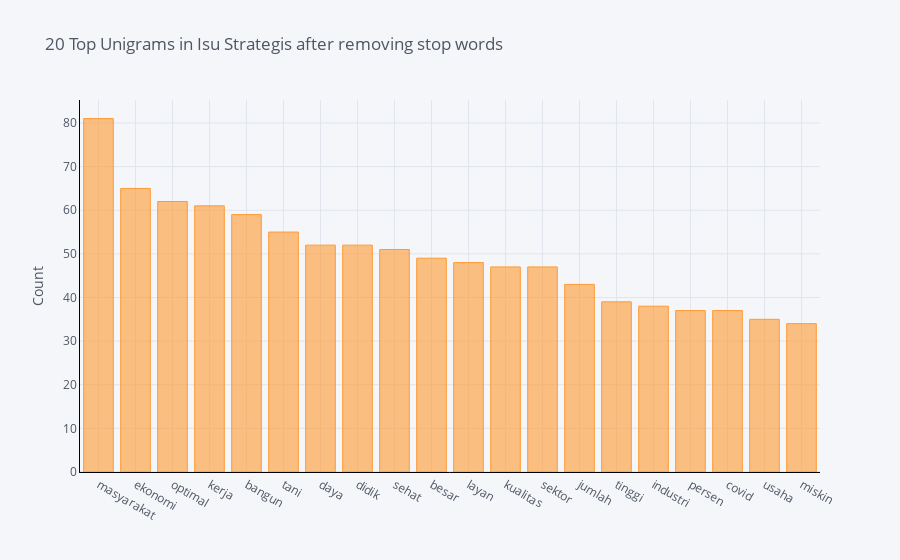

Write notebook code for a chart like this one.
### Code cell
#1 Kata
def get_top_n_unigram(corpus,n):
    vec = CountVectorizer().fit(corpus)
    bag_of_words = vec.transform(corpus)
    sum_words = bag_of_words.sum(axis=0) 
    words_freq = [(word, sum_words[0, idx]) for word, idx in vec.vocabulary_.items()]
    words_freq =sorted(words_freq, key = lambda x: x[1], reverse=True)
    return words_freq[:n]

df31 = get_top_n_unigram(dfstem['Isu Strategis'],20)
for word, freq in df31:
    print(word, freq)
df311 = pd.DataFrame(df31, columns = ['Isu Strategis' , 'count'])
df311.groupby('Isu Strategis').sum()['count'].sort_values(ascending=False).iplot(
    kind='bar', yTitle='Count', linecolor='black', title='20 Top Unigrams in Isu Strategis after removing stop words')

### Figure 1 — Plotly figure (JSON) as saved in the notebook; plotly's stock layout.template omitted (floating-point values rounded to 4 significant figures)
{"data": [{"marker": {"color": "rgba(255, 153, 51, 0.6)", "line": {"color": "rgba(255, 153, 51, 1.0)", "width": 1}}, "name": "count", "orientation": "v", "text": "", "type": "bar", "x": ["masyarakat", "ekonomi", "optimal", "kerja", "bangun", "tani", "daya", "didik", "sehat", "besar", "layan", "kualitas", "sektor", "jumlah", "tinggi", "industri", "persen", "covid", "usaha", "miskin"], "y": [81, 65, 62, 61, 59, 55, 52, 52, 51, 49, 48, 47, 47, 43, 39, 38, 37, 37, 35, 34]}], "layout": {"legend": {"bgcolor": "#F5F6F9", "font": {"color": "#4D5663"}}, "paper_bgcolor": "#F5F6F9", "plot_bgcolor": "#F5F6F9", "title": {"font": {"color": "#4D5663"}, "text": "20 Top Unigrams in Isu Strategis after removing stop words"}, "xaxis": {"gridcolor": "#E1E5ED", "linecolor": "black", "showgrid": true, "tickfont": {"color": "#4D5663"}, "title": {"font": {"color": "#4D5663"}, "text": ""}, "zerolinecolor": "#E1E5ED"}, "yaxis": {"gridcolor": "#E1E5ED", "linecolor": "black", "showgrid": true, "tickfont": {"color": "#4D5663"}, "title": {"font": {"color": "#4D5663"}, "text": "Count"}, "zerolinecolor": "#E1E5ED"}}}
